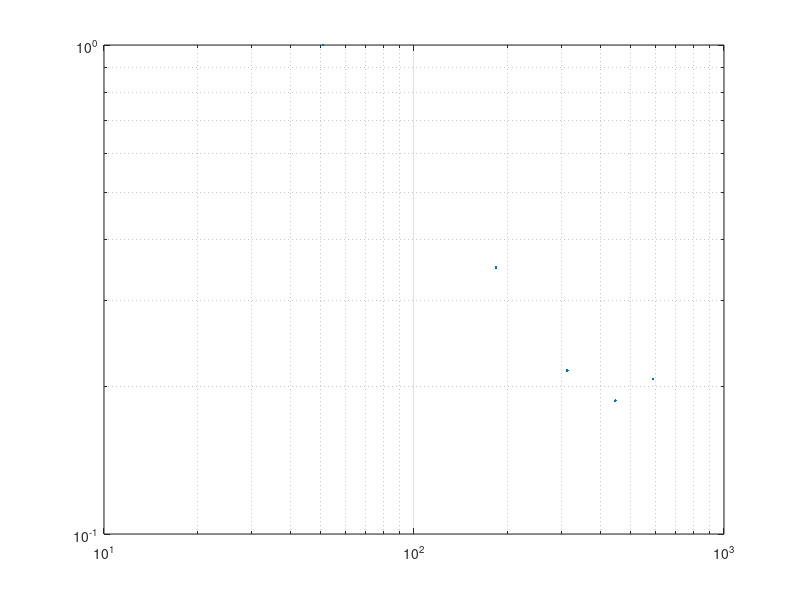
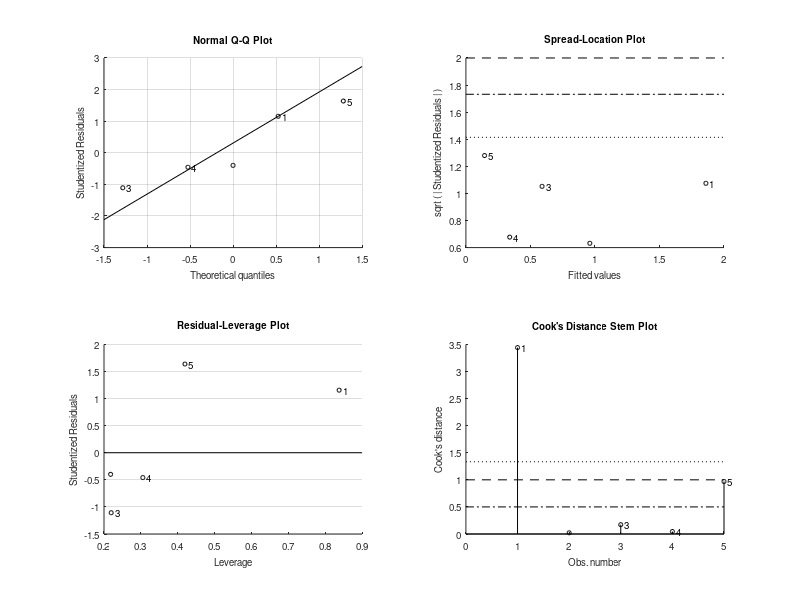
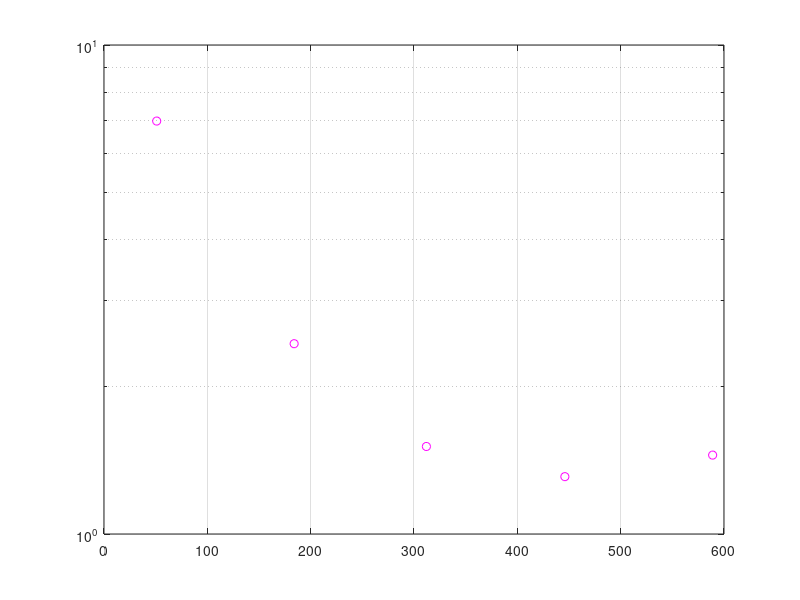

Here is the MATLAB script that generated these plots, in order: (Note: this script raises an error after producing the figures.)
% z = [50 150 300 500]; % K2
% poc = [133 53 34 23];

% z = [84 154 402]; % Irminger 
% poc = [2.17 1.68 0.57];

% z = [82 152 402]; % Iceland
% poc = [4.47 2.78 1.49];
% 
z = [51 184 312 446 589]; % papa
poc = [6.99 2.45 1.51 1.31 1.45];
% 
% z = [68 153 154 170 226 342 343 349 364 748];
% poc = [2.95 0.55 0.46 0.56 0.31 0.11 0.11 0.09 0.24 0.08];
% 
% z = [150 300 500]; % Aloha
% poc = [14.5 5.6 4.3];
% b term calculation from log log plot
figure
loglog(z,poc/poc(1),'.')
grid on
bfit = fitlm(log(z'),log(poc'))
% b value = the slope of the log-log plot
% b r2 and P value match those calculated by Marsay 2015 (Table S3)
%% 
% zstar calculation from semi log plot

figure
semilogy(z,poc,'mo')
grid on; hold on
testlm = fitlm(z,log(poc')) % stats match the numbers in Table S3 Marsay 2015
plot([z(1) z(end)],[0.37 0.37],'k--')

figure
plot(z,poc/poc(1),'mo')
grid on; hold on
testlm = fitlm(z,log(poc')) % stats match the numbers in Table S3 Marsay 2015
plot([z(1) z(end)],[0.37 0.37],'k--')


% not sure how to convert these coefficients to z star numbers. 

zdeep = 200;
z0 = 100; 
Fzdeep = exp((testlm.Coefficients.Estimate(2)+0)*zdeep+testlm.Coefficients.Estimate(1))
Fz0 = exp((testlm.Coefficients.Estimate(2)+0)*z0+testlm.Coefficients.Estimate(1))

FzdeepSE = exp((testlm.Coefficients.Estimate(2)+testlm.Coefficients.SE(2))*zdeep+testlm.Coefficients.Estimate(1))
Fz0SE = exp((testlm.Coefficients.Estimate(2)+testlm.Coefficients.SE(2))*z0+testlm.Coefficients.Estimate(1))

-(zdeep-z0)/log(Fzdeep/Fz0)
-(zdeep-z0)/log(FzdeepSE/Fz0SE) - (-(zdeep-z0)/log(Fzdeep/Fz0))
%%
figure
plot(z,poc./Fz0,'ok')
hold on
plot(zdeep,Fzdeep./Fz0,'-')
grid on
zstar = find(Fzdeep <= (0.37*Fz0),1)


[testfit,gof] = fit(z',poc'/poc(1),'1*exp(-(x-84)/b)')

figure
plot(z,poc./Fz0,'ok')
hold on
plot(testfit)
%%
fitlm(z,(-(z-84)./(poc/Fz0)))


%%
hold on
plot(log(exp(testlm.Coefficients.Estimate(2)*(50:500)+testlm.Coefficients.Estimate(1))/exp(testlm.Coefficients.Estimate(2)*84+testlm.Coefficients.Estimate(1))))
%%
[k2fit,gof] = fit(z',poc'/poc(1),'exp1')

z = 50:500;
fit(z',k2fit.a*(exp(k2fit.b*z')),'a*exp(-(x-50)/b)')
%%

aloha_z = [150 300 500];
aloha_poc = [14.5 5.6 4.3];

figure
loglog(aloha_z,aloha_poc,'.r')
grid on

osp_z = [50 100 150 200];
osp_poc = [97 36 31 22];

figure
loglog(osp_z,osp_poc,'.m')
grid on
%fit(mean_depth_to_use',C_total_remin_mean(50:1149)','a*exp(-(x-50)/b)')


alohafit = fitlm(log(aloha_z/100'),log(aloha_poc'))
[ospfit] = fitlm(log(osp_z'),log(osp_poc'))

%%

[ospfit,gof] = fit(osp_z',osp_poc','a*exp(-(x-50)/b)')
figure
loglog(osp_z,osp_poc,'.m')
grid on
%%
for j = 3; %1:length(atten_pulses_good);
    pulsecarbon = sinkingpulse_max_gaussfilter_omitnan(:,1,atten_pulses_good(j))*35400*54;
    [pulsefit] = fitlm(wfpmerge.sinkingpulsedepths,log(pulsecarbon))
    [pulsefit2, gof2] = fit(wfpmerge.sinkingpulsedepths,pulsecarbon/pulsecarbon(1),'1*exp(-(x-225)/b)')
    figure(1)
    semilogy(wfpmerge.sinkingpulsedepths,pulsecarbon,'.','Markersize',20)
    hold on
    grid on
end

% figure(2)
% loglog(wfpmerge.sinkingpulsedepths,sinkingpulse_max_gaussfilter_omitnan_mean*35400*54,'.k','Markersize',20)
% [pulsefitmean] = fitlm(log(wfpmerge.sinkingpulsedepths(1:4)),log(sinkingpulse_max_gaussfilter_omitnan_mean(1:4)*35400*54))
%%
 
for j = 1:6
pulsecarbonmean = sinkingpulse_max_gaussfilter_omitnan(:,1,atten_pulses_good(j))*35400*54;
test = fit(wfpmerge.sinkingpulsedepths,pulsecarbonmean,'a*exp(-(x-225)/b)')

figure(j)
plot(wfpmerge.sinkingpulsedepths,(pulsecarbonmean),'ok')
test2 = fitlm(wfpmerge.sinkingpulsedepths,(pulsecarbonmean))
grid on
hold on
plot([100 2000],[0.37*test2.Coefficients.Estimate(1) 0.37*test2.Coefficients.Estimate(1)],'k--')
end

%%
pulsecarbonmean = sinkingpulse_max_gaussfilter_omitnan_mean/sinkingpulse_max_gaussfilter_omitnan_mean(1);
test = fit(wfpmerge.sinkingpulsedepths,pulsecarbonmean,'1*exp(-(x-225)/b)')

figure(7)
plot(wfpmerge.sinkingpulsedepths,log(pulsecarbonmean),'ok')
test2 = fitlm(wfpmerge.sinkingpulsedepths,log(pulsecarbonmean))
grid on
hold on
plot([100 2000],[0.37*test2.Coefficients.Estimate(1) 0.37*test2.Coefficients.Estimate(1)],'k--')
%%
j = 3
pulsecarbon = sinkingpulse_max_gaussfilter_omitnan(:,1,atten_pulses_good(j))*35400*54;
ztest = wfpmerge.sinkingpulsedepths(1):10:wfpmerge.sinkingpulsedepths(end);
ztest = ztest';
carboninterp = interp1(wfpmerge.sinkingpulsedepths,pulsecarbon,ztest);
test2 = fit(ztest,carboninterp,'a*exp(-(x-225)/b)')
